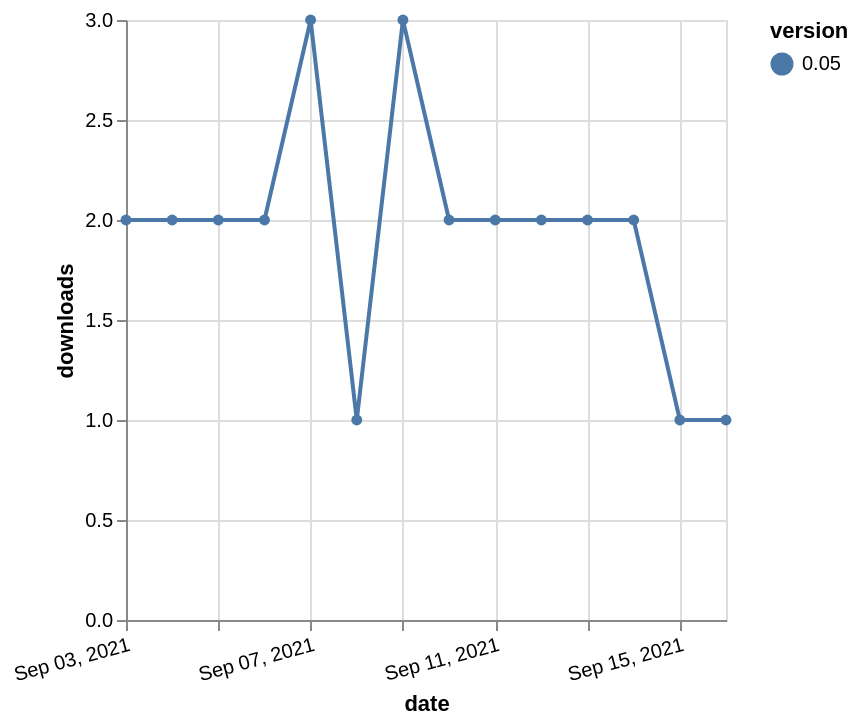

Source (Vega-Lite JSON):
### Vega-Lite specification from a JSON file in a GitHub repository (floating-point values rounded to 4 significant figures)
{"$schema": "https://vega.github.io/schema/vega-lite/v5.json", "description": "A simple bar chart with embedded data.", "data": {"values": [{"date": "2021-09-03", "total": 2146, "delta": 2, "version": "0.05"}, {"date": "2021-09-04", "total": 2148, "delta": 2, "version": "0.05"}, {"date": "2021-09-05", "total": 2150, "delta": 2, "version": "0.05"}, {"date": "2021-09-06", "total": 2152, "delta": 2, "version": "0.05"}, {"date": "2021-09-07", "total": 2155, "delta": 3, "version": "0.05"}, {"date": "2021-09-08", "total": 2156, "delta": 1, "version": "0.05"}, {"date": "2021-09-09", "total": 2159, "delta": 3, "version": "0.05"}, {"date": "2021-09-10", "total": 2161, "delta": 2, "version": "0.05"}, {"date": "2021-09-11", "total": 2163, "delta": 2, "version": "0.05"}, {"date": "2021-09-12", "total": 2165, "delta": 2, "version": "0.05"}, {"date": "2021-09-13", "total": 2167, "delta": 2, "version": "0.05"}, {"date": "2021-09-14", "total": 2169, "delta": 2, "version": "0.05"}, {"date": "2021-09-15", "total": 2170, "delta": 1, "version": "0.05"}, {"date": "2021-09-16", "total": 2171, "delta": 1, "version": "0.05"}]}, "width": "container", "mark": {"type": "line", "point": {"filled": true}}, "encoding": {"x": {"field": "date", "type": "temporal", "timeUnit": "yearmonthdate", "title": "date", "axis": {"labelAngle": -15}}, "y": {"field": "delta", "type": "quantitative", "title": "downloads"}, "color": {"field": "version", "type": "nominal"}, "tooltip": {"field": "delta"}}}
